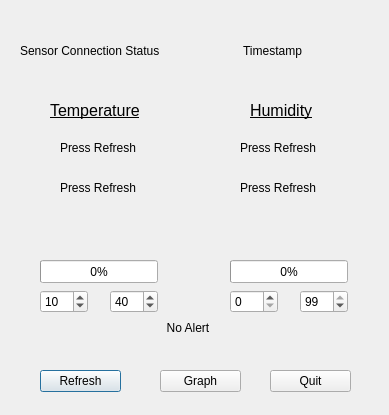
<?xml version="1.0" encoding="UTF-8"?>
<ui version="4.0">
 <class>Dialog</class>
 <widget class="QDialog" name="Dialog">
  <property name="geometry">
   <rect>
    <x>0</x>
    <y>0</y>
    <width>389</width>
    <height>415</height>
   </rect>
  </property>
  <property name="windowTitle">
   <string>TempHumMonitor</string>
  </property>
  <widget class="QPushButton" name="RefreshButton">
   <property name="geometry">
    <rect>
     <x>40</x>
     <y>370</y>
     <width>81</width>
     <height>22</height>
    </rect>
   </property>
   <property name="text">
    <string>Refresh</string>
   </property>
  </widget>
  <widget class="QPushButton" name="QuitButton">
   <property name="geometry">
    <rect>
     <x>270</x>
     <y>370</y>
     <width>81</width>
     <height>22</height>
    </rect>
   </property>
   <property name="text">
    <string>Quit</string>
   </property>
  </widget>
  <widget class="QLabel" name="TempHeader">
   <property name="geometry">
    <rect>
     <x>50</x>
     <y>100</y>
     <width>111</width>
     <height>21</height>
    </rect>
   </property>
   <property name="font">
    <font>
     <pointsize>12</pointsize>
     <underline>true</underline>
    </font>
   </property>
   <property name="text">
    <string>Temperature</string>
   </property>
  </widget>
  <widget class="QLabel" name="HumHeader">
   <property name="geometry">
    <rect>
     <x>250</x>
     <y>100</y>
     <width>81</width>
     <height>21</height>
    </rect>
   </property>
   <property name="font">
    <font>
     <pointsize>12</pointsize>
     <underline>true</underline>
    </font>
   </property>
   <property name="text">
    <string>Humidity</string>
   </property>
  </widget>
  <widget class="QLabel" name="CurrTempVal">
   <property name="geometry">
    <rect>
     <x>60</x>
     <y>140</y>
     <width>91</width>
     <height>16</height>
    </rect>
   </property>
   <property name="text">
    <string>Press Refresh</string>
   </property>
  </widget>
  <widget class="QLabel" name="CurrHumVal">
   <property name="geometry">
    <rect>
     <x>240</x>
     <y>140</y>
     <width>111</width>
     <height>16</height>
    </rect>
   </property>
   <property name="text">
    <string>Press Refresh</string>
   </property>
  </widget>
  <widget class="QProgressBar" name="TempBar">
   <property name="geometry">
    <rect>
     <x>40</x>
     <y>260</y>
     <width>118</width>
     <height>23</height>
    </rect>
   </property>
   <property name="value">
    <number>0</number>
   </property>
  </widget>
  <widget class="QProgressBar" name="HumBar">
   <property name="geometry">
    <rect>
     <x>230</x>
     <y>260</y>
     <width>118</width>
     <height>23</height>
    </rect>
   </property>
   <property name="value">
    <number>0</number>
   </property>
  </widget>
  <widget class="QPushButton" name="GraphButton">
   <property name="geometry">
    <rect>
     <x>160</x>
     <y>370</y>
     <width>81</width>
     <height>22</height>
    </rect>
   </property>
   <property name="text">
    <string>Graph</string>
   </property>
  </widget>
  <widget class="QLabel" name="ConnStatus">
   <property name="geometry">
    <rect>
     <x>20</x>
     <y>40</y>
     <width>221</width>
     <height>21</height>
    </rect>
   </property>
   <property name="text">
    <string>Sensor Connection Status</string>
   </property>
  </widget>
  <widget class="QLabel" name="TimeStamp">
   <property name="geometry">
    <rect>
     <x>230</x>
     <y>40</y>
     <width>101</width>
     <height>21</height>
    </rect>
   </property>
   <property name="text">
    <string>    Timestamp    </string>
   </property>
  </widget>
  <widget class="QLabel" name="AvgTempVal">
   <property name="geometry">
    <rect>
     <x>60</x>
     <y>180</y>
     <width>91</width>
     <height>16</height>
    </rect>
   </property>
   <property name="text">
    <string>Press Refresh</string>
   </property>
  </widget>
  <widget class="QLabel" name="AvgHumVal">
   <property name="geometry">
    <rect>
     <x>240</x>
     <y>180</y>
     <width>111</width>
     <height>16</height>
    </rect>
   </property>
   <property name="text">
    <string>Press Refresh</string>
   </property>
  </widget>
  <widget class="QSpinBox" name="TempLowLimit">
   <property name="geometry">
    <rect>
     <x>40</x>
     <y>290</y>
     <width>48</width>
     <height>23</height>
    </rect>
   </property>
   <property name="value">
    <number>10</number>
   </property>
  </widget>
  <widget class="QSpinBox" name="TempHighLimit">
   <property name="geometry">
    <rect>
     <x>110</x>
     <y>290</y>
     <width>48</width>
     <height>23</height>
    </rect>
   </property>
   <property name="value">
    <number>40</number>
   </property>
  </widget>
  <widget class="QSpinBox" name="HumLowLimit">
   <property name="geometry">
    <rect>
     <x>230</x>
     <y>290</y>
     <width>48</width>
     <height>23</height>
    </rect>
   </property>
  </widget>
  <widget class="QSpinBox" name="HumHighLimit">
   <property name="geometry">
    <rect>
     <x>300</x>
     <y>290</y>
     <width>48</width>
     <height>23</height>
    </rect>
   </property>
   <property name="value">
    <number>99</number>
   </property>
  </widget>
  <widget class="QLabel" name="label">
   <property name="geometry">
    <rect>
     <x>140</x>
     <y>320</y>
     <width>111</width>
     <height>16</height>
    </rect>
   </property>
   <property name="text">
    <string>        No Alert</string>
   </property>
  </widget>
 </widget>
 <resources/>
 <connections/>
</ui>
